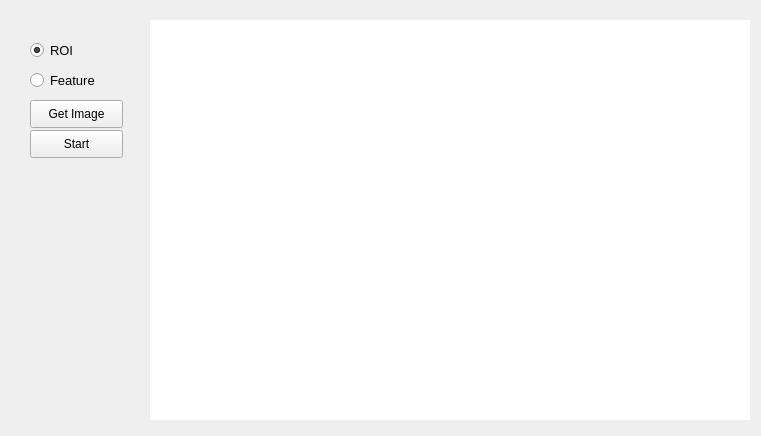
<?xml version="1.0" encoding="UTF-8"?>
<ui version="4.0">
 <class>MainWindow</class>
 <widget class="QMainWindow" name="MainWindow">
  <property name="geometry">
   <rect>
    <x>0</x>
    <y>0</y>
    <width>761</width>
    <height>436</height>
   </rect>
  </property>
  <property name="windowTitle">
   <string>MainWindow</string>
  </property>
  <widget class="QWidget" name="centralwidget">
   <widget class="QLabel" name="label">
    <property name="geometry">
     <rect>
      <x>150</x>
      <y>20</y>
      <width>600</width>
      <height>400</height>
     </rect>
    </property>
    <property name="styleSheet">
     <string notr="true">background-color: rgb(255, 255, 255);</string>
    </property>
    <property name="text">
     <string/>
    </property>
   </widget>
   <widget class="QRadioButton" name="radioButton">
    <property name="geometry">
     <rect>
      <x>30</x>
      <y>40</y>
      <width>95</width>
      <height>21</height>
     </rect>
    </property>
    <property name="font">
     <font>
      <pointsize>10</pointsize>
     </font>
    </property>
    <property name="text">
     <string>ROI</string>
    </property>
    <property name="checked">
     <bool>true</bool>
    </property>
   </widget>
   <widget class="QRadioButton" name="radioButton_2">
    <property name="geometry">
     <rect>
      <x>30</x>
      <y>70</y>
      <width>95</width>
      <height>21</height>
     </rect>
    </property>
    <property name="font">
     <font>
      <pointsize>10</pointsize>
     </font>
    </property>
    <property name="text">
     <string>Feature</string>
    </property>
   </widget>
   <widget class="QPushButton" name="pushButton">
    <property name="geometry">
     <rect>
      <x>30</x>
      <y>130</y>
      <width>93</width>
      <height>28</height>
     </rect>
    </property>
    <property name="text">
     <string>Start</string>
    </property>
   </widget>
   <widget class="QPushButton" name="pushButton_2">
    <property name="geometry">
     <rect>
      <x>30</x>
      <y>100</y>
      <width>93</width>
      <height>28</height>
     </rect>
    </property>
    <property name="text">
     <string>Get Image</string>
    </property>
   </widget>
  </widget>
 </widget>
 <resources/>
 <connections/>
</ui>
